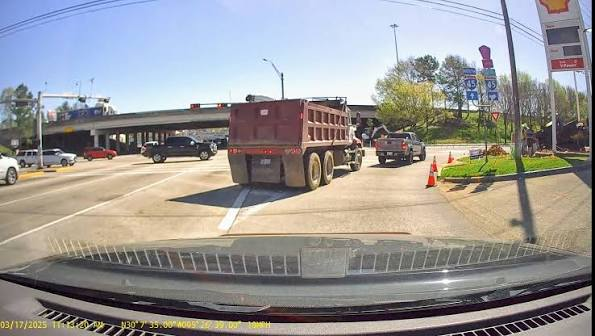
#> input picture data/uploads/5b4f441545194f16b1e70483b36d8d76_images.jpeg, 595 x 336 px
$ python -i scene.py   (imports and definitions only)   (older library calls are emulated)
#> lines starting #> are read from the running program, lines starting #| are printed output that depends on the picture
from __future__ import annotations

from pathlib import Path

import cv2
import numpy as np

from perception_inspector.models import SceneMetrics


def load_image(path: Path) -> np.ndarray:
    image = cv2.imread(str(path), cv2.IMREAD_COLOR)
    if image is None:
        raise FileNotFoundError(f"Could not read image: {path}")
    return image


# [19 lines that did not run here, left out]

>>> import cv2
>>> picture = cv2.imread('../../data/uploads/5b4f441545194f16b1e70483b36d8d76_images.jpeg', cv2.IMREAD_GRAYSCALE)
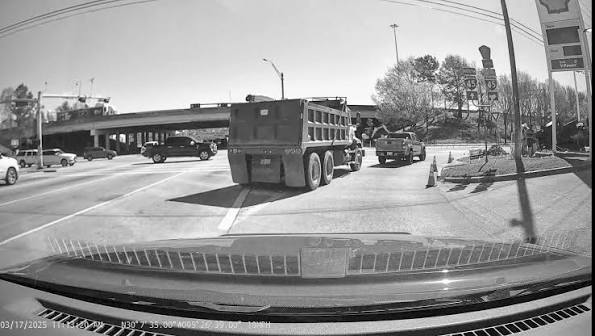
#> picture: shape (336, 595); min 0, max 255, mean 150.5
#> (the run stopped early here; a loop or call above may not have finished)
